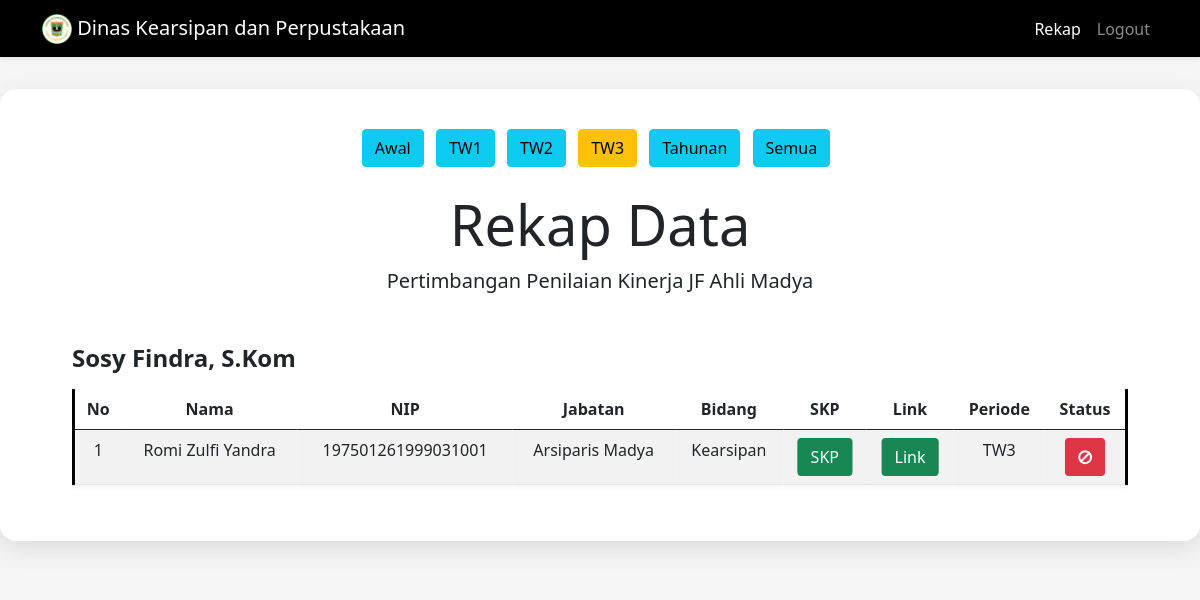
Screenshot of /rekap.php?periode=tw3 (signed in) with the database file from the repository.
### tables this page shows
CREATE TABLE `data` (
  `Nomor` int(100) NOT NULL,
  `Nama` varchar(100) NOT NULL,
  `NIP` bigint(100) NOT NULL,
  `Jabatan` varchar(100) NOT NULL,
  `Bidang` varchar(100) NOT NULL,
  `Kabid` varchar(100) NOT NULL,
  `SKP` longblob NOT NULL,
  `Link` varchar(300) NOT NULL,
  `Periode` enum('Awal','TW1','TW2','TW3','Tahunan') NOT NULL,
  `status` enum('pending','disetujui','revisi') DEFAULT NULL,
  `komentar` text NOT NULL,
  `tanggal` datetime DEFAULT current_timestamp()
);

### rekap.php (the view, shortened to what this page needs)
<!DOCTYPE html>
<html lang="en">
<head>
  <link href="https://cdn.jsdelivr.net/npm/bootstrap@5.0.2/dist/css/bootstrap.min.css" rel="stylesheet" />
  <link rel="stylesheet" href="https://stackpath.bootstrapcdn.com/font-awesome/4.7.0/css/font-awesome.min.css">
  <link rel="stylesheet" href="style.css" />
</head>
<body style="background-color: whitesmoke">
  <nav class="navbar navbar-expand-lg navbar-dark shadow-sm" style="background-color: black">
    <div class="container">
      <a class="navbar-brand" href="#"><img src="dap.png" alt="" width="30" height="30" class="d-inline-block align-text-top" /> Dinas Kearsipan dan Perpustakaan</a>
      <div class="collapse navbar-collapse" id="navbarNav">
        <ul class="navbar-nav ms-auto">
          <li class="nav-item"><a class="nav-link active" href="#">Rekap</a></li>
          <li class="nav-item"><a class="nav-link" href="logout.php">Logout</a></li>
        </ul>
      </div>
    </div>
  </nav>
  <section class="jumbotron text-center">
    <div class="card-custom mx-auto" style="max-width: 1500px;">
      <?php
      $periodeAktif = $_GET['periode'] ?? '';
      function isAktif($val) {
        global $periodeAktif;
        return ($periodeAktif == $val) ? 'btn-warning' : 'btn-info';
      }
      ?>
      <div class="mb-4">
        <a class="btn <?php echo isAktif('awal'); ?> me-2" href="?periode=awal">Awal</a>
        <a class="btn <?php echo isAktif('tw1'); ?> me-2" href="?periode=tw1">TW1</a>
        <a class="btn <?php echo isAktif('tw2'); ?> me-2" href="?periode=tw2">TW2</a>
        <a class="btn <?php echo isAktif('tw3'); ?> me-2" href="?periode=tw3">TW3</a>
        <a class="btn <?php echo isAktif('tahunan'); ?> me-2" href="?periode=tahunan">Tahunan</a>
        <a class="btn <?php echo ($periodeAktif == '') ? 'btn-warning' : 'btn-info'; ?> me-2" href="rekap.php">Semua</a>
      </div>
      <h1 class="display-4">Rekap Data</h1>
      <p class="lead">Pertimbangan Penilaian Kinerja JF Ahli Madya</p>
      <div style="padding: 0 2rem;">
        <?php
        include "koneksi.php";
        $periodeFilter = $_GET['periode'] ?? '';
        if ($periodeFilter != '') {
            $query_mysqli = mysqli_query($connect,"SELECT * FROM data WHERE LOWER(Periode) = '$periodeFilter' ORDER BY Kabid") or die(mysqli_error($connect));
        } else {
            $query_mysqli = mysqli_query($connect,"SELECT * FROM data ORDER BY Kabid") or die(mysqli_error($connect));
        }
        $kelompok_kabid = [];
        while ($row = mysqli_fetch_assoc($query_mysqli)) {
            $kelompok_kabid[$row['Kabid']][] = $row;
        }
        foreach ($kelompok_kabid as $kabid => $list_pegawai) {
          echo "<h4 class='mt-5 mb-3 text-start'><b>$kabid</b></h4>";
          echo "<div class='table-responsive'>";
          echo "<table class='table table-hover table-striped'>";
          echo "<thead>
                  <tr class='text-center'>
                    <th>No</th>
                    <th>Nama</th>
                    <th>NIP</th>
                    <th>Jabatan</th>
                    <th>Bidang</th>
                    <th>SKP</th>
                    <th>Link</th>
                    <th>Periode</th>
                    <th>Status</th>
                  </tr>
                </thead>
                <tbody>";
          $Nomor = 1;
          foreach ($list_pegawai as $pegawai) {
            echo "<tr class='text-center'>";
            echo "<td>{$Nomor}</td>";
            echo "<td>{$pegawai['Nama']}</td>";
            echo "<td>{$pegawai['NIP']}</td>";
            echo "<td>{$pegawai['Jabatan']}</td>";
            echo "<td>{$pegawai['Bidang']}</td>";
            echo "<td><a class='btn btn-success' href='skp.php?Nomor={$pegawai['Nomor']}' target='_blank'>SKP</a></td>";
            $Periode = strtolower($pegawai['Periode']);
            if ($Periode === 'awal') {
                echo "<td><a class='btn btn-warning' href='#'><i class='fa fa-chain-broken'></i></a></td>";
            } else {
                echo "<td><a class='btn btn-success' href='{$pegawai['Link']}' target='_blank'>Link</a></td>";
            }
            echo "<td>{$pegawai['Periode']}</td>";
            $status = strtolower($pegawai['status']);
            if ($status === 'disetujui') {
                echo "<td><a class='btn btn-success' href='surat.php?Nomor={$pegawai['Nomor']}' target='_blank'><i class='fa fa-print'></i></a></td>";
            } elseif ($status === 'revisi') {
                echo "<td><a class='btn btn-danger' href='#'><i class='fa fa-ban'></i></a></td>";
            } else {
                echo "<td><a class='btn btn-warning' href='#'><i class='fa fa-spinner'></i></a></td>";
            }
            echo "</tr>";
            $Nomor++;
          }
          echo "</tbody></table></div>";
        }
        ?>
      </div>
    </div>
  </section>
</body>
</html>

### style.css (style rules this page uses)
.jumbotron { padding-top: 2rem; background-color: whitesmoke; padding-bottom: 2rem; }
.table-hover { box-shadow: 0 2px 8px rgba(0, 0, 0, 0.05); transform: scale(1.002); border-left: 4px solid black; border-right: 4px solid black; cursor: pointer; }
.card-custom { background-color: #fff; border-radius: 16px; box-shadow: 0 8px 24px rgba(0, 0, 0, 0.1); padding: 40px; }

### rows the page displays
data: Nama "Romi Zulfi Yandra", NIP "197501261999031001", Jabatan "Arsiparis Madya", Bidang "Kearsipan", Periode "TW3", status "revisi" (drawn)

### other values shown
$kabid "Sosy Findra, S.Kom"
